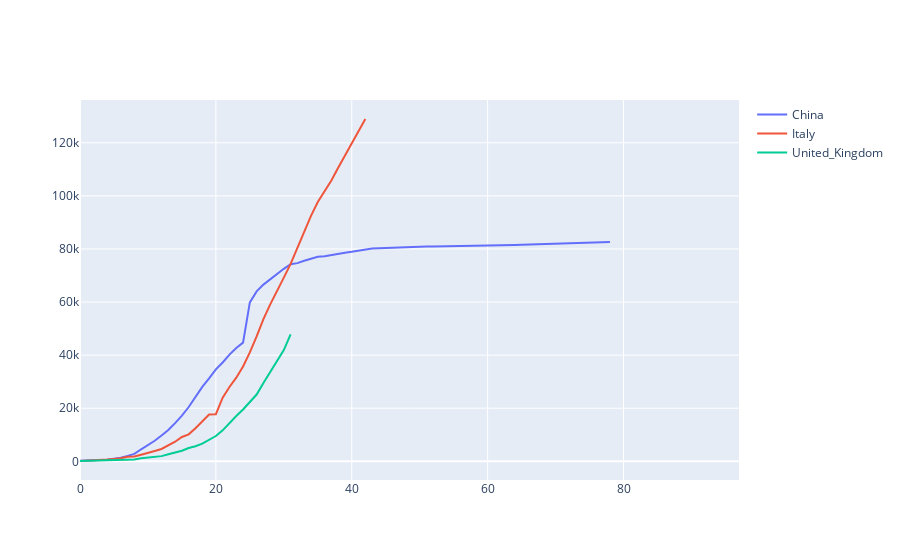

This figure's notebook cell:
### Markdown cell above
* Create the basic chart

### Code cell
# choose the countries we want on the plot
countries = ['China','Italy','United_Kingdom']

# choose whether we want to plot total_cases or total_deaths
var = 'total_cases'

# choose how many cumulative deaths/or cases to use as point 0
index_ = 100

# create dataframes for plotting and traces in a loop ... useful when there's lots of them

dfs = dict()
traces = dict()
plots = []
for i in countries:
    try:
        dfs[i] = reindex(make_chart_data(i),var,index_)
        traces[i] = go.Scatter(x=dfs[i].index, y=dfs[i][var], mode = 'lines', name = i)
        plots.append(traces[i])
            
    except:
        pass
    
fig = go.Figure(plots)
fig.show()

### Figure 1 — Plotly figure (JSON) as saved in the notebook; plotly's stock layout.template omitted (floating-point values rounded to 4 significant figures)
{"data": [{"mode": "lines", "name": "China", "type": "scatter", "visible": true, "x": [0, 1, 2, 3, 4, 5, 6, 7, 8, 9, 10, 11, 12, 13, 14, 15, 16, 17, 18, 19, 20, 21, 22, 23, 24, 25, 26, 27, 28, 29, 30, 31, 32, 33, 34, 35, 36, 37, 38, 39, 40, 41, 42, 43, 44, 45, 46, 47, 48, 49, 50, 51, 52, 53, 54, 55, 56, 57, 58, 59, 60, 61, 62, 63, 64, 65, 66, 67, 68, 69, 70, 71, 72, 73, 74, 75, 76, 77, 78, 79, 80, 81, 82, 83, 84, 85, 86, 87, 88, 89, 90, 91, 92, 93, 94, 95, 96, 97], "y": [216, 235, 386, 526, 623, 882, 1323, 1988, 2775, 4528, 5994, 7734, 9714, 11809, 14399, 17211, 20448, 24320, 28047, 31207, 34625, 37232, 40206, 42696, 44724, 59865, 64021, 66559, 68566, 70618, 72508, 74258, 74652, 75543, 76369, 77016, 77234, 77749, 78159, 78598, 78927, 79355, 79929, 80134, 80261, 80380, 80497, 80667, 80768, 80814, 80859, 80879, 80908, 80932, 80954, 80973, 80995, 81020, 81063, 81086, 81130, 81229, 81281, 81346, 81484, 81553, 81631, 81733, 81827, 81946, 82059, 82157, 82241, 82295, 82395, 82465, 82527, 82575, 82642, null, null, null, null, null, null, null, null, null, null, null, null, null, null, null, null, null, null, null]}, {"mode": "lines", "name": "Italy", "type": "scatter", "x": [0, 1, 2, 3, 4, 5, 6, 7, 8, 9, 10, 11, 12, 13, 14, 15, 16, 17, 18, 19, 20, 21, 22, 23, 24, 25, 26, 27, 28, 29, 30, 31, 32, 33, 34, 35, 36, 37, 38, 39, 40, 41, 42, 43, 44, 45, 46, 47, 48, 49, 50, 51, 52, 53, 54, 55, 56, 57, 58, 59, 60, 61, 62, 63, 64, 65, 66, 67, 68, 69, 70, 71, 72, 73, 74, 75, 76, 77, 78, 79, 80, 81, 82, 83, 84, 85, 86, 87, 88, 89, 90, 91, 92, 93, 94, 95, 96, 97], "y": [132, 229, 322, 400, 650, 888, 1128, 1689, 1835, 2502, 3089, 3858, 4636, 5883, 7375, 9172, 10149, 12462, 15113, 17660, 17750, 23980, 27980, 31506, 35713, 41035, 47021, 53578, 59138, 63927, 69176, 74386, 80539, 86498, 92472, 97689, 101739, 105792, 110574, 115242, 119827, 124632, 128948, null, null, null, null, null, null, null, null, null, null, null, null, null, null, null, null, null, null, null, null, null, null, null, null, null, null, null, null, null, null, null, null, null, null, null, null, null, null, null, null, null, null, null, null, null, null, null, null, null, null, null, null, null, null, null]}, {"mode": "lines", "name": "United_Kingdom", "type": "scatter", "x": [0, 1, 2, 3, 4, 5, 6, 7, 8, 9, 10, 11, 12, 13, 14, 15, 16, 17, 18, 19, 20, 21, 22, 23, 24, 25, 26, 27, 28, 29, 30, 31, 32, 33, 34, 35, 36, 37, 38, 39, 40, 41, 42, 43, 44, 45, 46, 47, 48, 49, 50, 51, 52, 53, 54, 55, 56, 57, 58, 59, 60, 61, 62, 63, 64, 65, 66, 67, 68, 69, 70, 71, 72, 73, 74, 75, 76, 77, 78, 79, 80, 81, 82, 83, 84, 85, 86, 87, 88, 89, 90, 91, 92, 93, 94, 95, 96, 97], "y": [115, 163, 206, 273, 321, 373, 456, 590, 707, 1140, 1391, 1543, 1950, 2630, 3277, 3983, 5018, 5683, 6650, 8077, 9529, 11658, 14543, 17089, 19522, 22141, 25150, 29474, 33718, 38168, 41903, 47806, null, null, null, null, null, null, null, null, null, null, null, null, null, null, null, null, null, null, null, null, null, null, null, null, null, null, null, null, null, null, null, null, null, null, null, null, null, null, null, null, null, null, null, null, null, null, null, null, null, null, null, null, null, null, null, null, null, null, null, null, null, null, null, null, null, null]}], "layout": {"autosize": true, "hovermode": "x", "xaxis": {"autorange": true, "range": [0, 97], "showspikes": false, "type": "linear"}, "yaxis": {"autorange": true, "range": [-7042.0, 136100.0], "showspikes": false, "type": "linear"}}}
